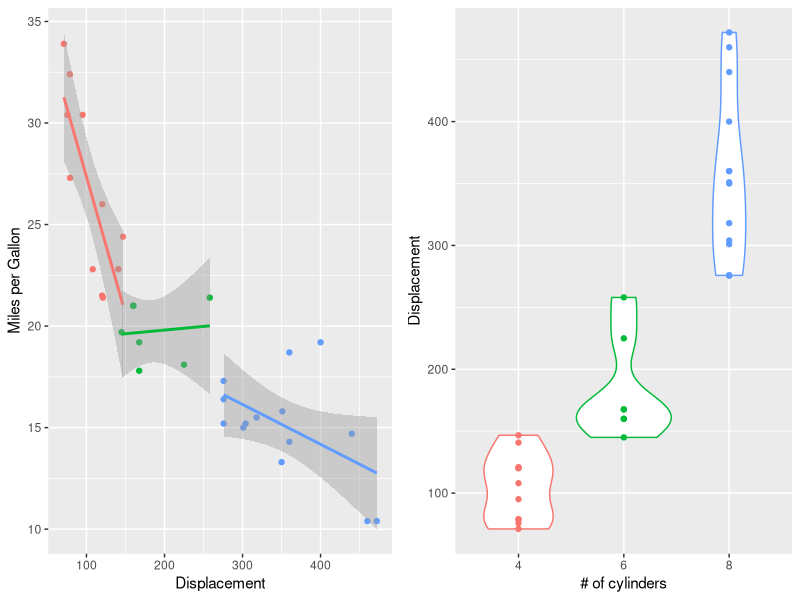

This figure's R source:
## ---- chunk 1
library("ggplot2")
library("gridExtra")

a <- ggplot(mtcars, aes(disp, mpg, color = factor(cyl))) + geom_point() + geom_smooth(method = "lm") + labs(x = "Displacement", y = "Miles per Gallon") + theme(legend.position="none")
b <- ggplot(mtcars, aes(factor(cyl), disp, color = factor(cyl))) + geom_violin() + geom_point() + labs(x = "# of cylinders", y = "Displacement", color = "# of cylinders") + theme(legend.position="none")
grid.arrange(a, b, ncol = 2)
